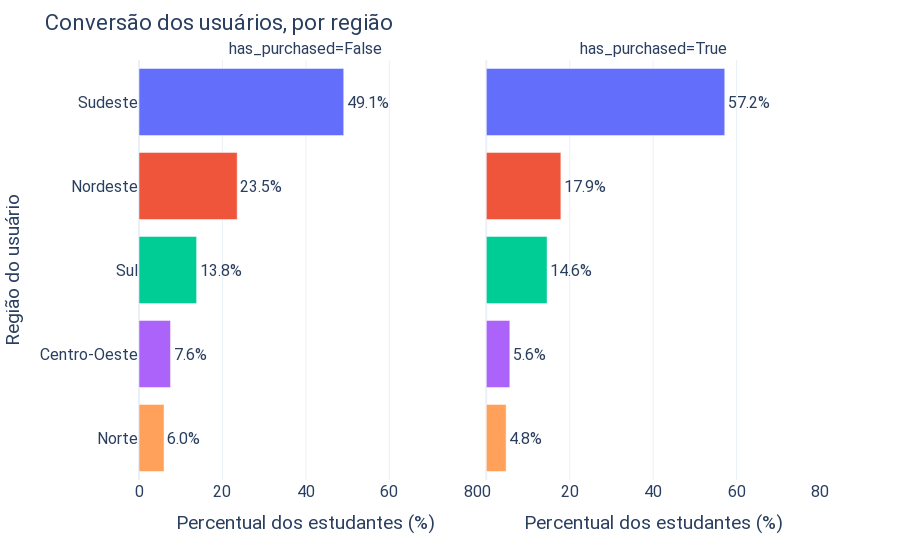

This figure's notebook cell:
### Code cell
df = summ_df\
        .groupby(['region', 'has_purchased'], as_index=False)\
        .agg({'student_id':'count'})\
        .sort_values(by='student_id', ascending=False)

df.loc[:, 'total'] = df.groupby(['has_purchased'])['student_id'].transform('sum')
df.loc[:, 'percent'] = 100*df['student_id']/df['total']

fig = px.bar(df, y='region', x='percent', facet_col='has_purchased', color='region')
fig.update_traces(texttemplate='%{x:.1f}%', textposition='outside')
fig.update_xaxes(matches=None, title='Percentual dos estudantes (%)', range=[0,80])

fig.update_layout(title='Conversão dos usuários, por região', 
                  yaxis_title='Região do usuário',
                  showlegend=False
                 )
plot(fig)

### Figure 1 — Plotly figure (JSON) as saved in the notebook; plotly's stock layout.template omitted (floating-point values rounded to 4 significant figures)
{"data": [{"alignmentgroup": "True", "hovertemplate": "region=%{y}<br>has_purchased=False<br>percent=%{x}<extra></extra>", "legendgroup": "Sudeste", "marker": {"color": "#636efa"}, "name": "Sudeste", "offsetgroup": "Sudeste", "orientation": "h", "showlegend": true, "textposition": "outside", "texttemplate": "%{x:.1f}%", "type": "bar", "x": [49.08], "xaxis": "x", "y": ["Sudeste"], "yaxis": "y"}, {"alignmentgroup": "True", "hovertemplate": "region=%{y}<br>has_purchased=True<br>percent=%{x}<extra></extra>", "legendgroup": "Sudeste", "marker": {"color": "#636efa"}, "name": "Sudeste", "offsetgroup": "Sudeste", "orientation": "h", "showlegend": false, "textposition": "outside", "texttemplate": "%{x:.1f}%", "type": "bar", "x": [57.17], "xaxis": "x2", "y": ["Sudeste"], "yaxis": "y2"}, {"alignmentgroup": "True", "hovertemplate": "region=%{y}<br>has_purchased=False<br>percent=%{x}<extra></extra>", "legendgroup": "Nordeste", "marker": {"color": "#EF553B"}, "name": "Nordeste", "offsetgroup": "Nordeste", "orientation": "h", "showlegend": true, "textposition": "outside", "texttemplate": "%{x:.1f}%", "type": "bar", "x": [23.54], "xaxis": "x", "y": ["Nordeste"], "yaxis": "y"}, {"alignmentgroup": "True", "hovertemplate": "region=%{y}<br>has_purchased=True<br>percent=%{x}<extra></extra>", "legendgroup": "Nordeste", "marker": {"color": "#EF553B"}, "name": "Nordeste", "offsetgroup": "Nordeste", "orientation": "h", "showlegend": false, "textposition": "outside", "texttemplate": "%{x:.1f}%", "type": "bar", "x": [17.87], "xaxis": "x2", "y": ["Nordeste"], "yaxis": "y2"}, {"alignmentgroup": "True", "hovertemplate": "region=%{y}<br>has_purchased=False<br>percent=%{x}<extra></extra>", "legendgroup": "Sul", "marker": {"color": "#00cc96"}, "name": "Sul", "offsetgroup": "Sul", "orientation": "h", "showlegend": true, "textposition": "outside", "texttemplate": "%{x:.1f}%", "type": "bar", "x": [13.81], "xaxis": "x", "y": ["Sul"], "yaxis": "y"}, {"alignmentgroup": "True", "hovertemplate": "region=%{y}<br>has_purchased=True<br>percent=%{x}<extra></extra>", "legendgroup": "Sul", "marker": {"color": "#00cc96"}, "name": "Sul", "offsetgroup": "Sul", "orientation": "h", "showlegend": false, "textposition": "outside", "texttemplate": "%{x:.1f}%", "type": "bar", "x": [14.57], "xaxis": "x2", "y": ["Sul"], "yaxis": "y2"}, {"alignmentgroup": "True", "hovertemplate": "region=%{y}<br>has_purchased=False<br>percent=%{x}<extra></extra>", "legendgroup": "Centro-Oeste", "marker": {"color": "#ab63fa"}, "name": "Centro-Oeste", "offsetgroup": "Centro-Oeste", "orientation": "h", "showlegend": true, "textposition": "outside", "texttemplate": "%{x:.1f}%", "type": "bar", "x": [7.558], "xaxis": "x", "y": ["Centro-Oeste"], "yaxis": "y"}, {"alignmentgroup": "True", "hovertemplate": "region=%{y}<br>has_purchased=True<br>percent=%{x}<extra></extra>", "legendgroup": "Centro-Oeste", "marker": {"color": "#ab63fa"}, "name": "Centro-Oeste", "offsetgroup": "Centro-Oeste", "orientation": "h", "showlegend": false, "textposition": "outside", "texttemplate": "%{x:.1f}%", "type": "bar", "x": [5.636], "xaxis": "x2", "y": ["Centro-Oeste"], "yaxis": "y2"}, {"alignmentgroup": "True", "hovertemplate": "region=%{y}<br>has_purchased=False<br>percent=%{x}<extra></extra>", "legendgroup": "Norte", "marker": {"color": "#FFA15A"}, "name": "Norte", "offsetgroup": "Norte", "orientation": "h", "showlegend": true, "textposition": "outside", "texttemplate": "%{x:.1f}%", "type": "bar", "x": [6.005], "xaxis": "x", "y": ["Norte"], "yaxis": "y"}, {"alignmentgroup": "True", "hovertemplate": "region=%{y}<br>has_purchased=True<br>percent=%{x}<extra></extra>", "legendgroup": "Norte", "marker": {"color": "#FFA15A"}, "name": "Norte", "offsetgroup": "Norte", "orientation": "h", "showlegend": false, "textposition": "outside", "texttemplate": "%{x:.1f}%", "type": "bar", "x": [4.75], "xaxis": "x2", "y": ["Norte"], "yaxis": "y2"}], "layout": {"annotations": [{"font": {}, "showarrow": false, "text": "has_purchased=False", "x": 0.245, "xanchor": "center", "xref": "paper", "y": 1, "yanchor": "bottom", "yref": "paper"}, {"font": {}, "showarrow": false, "text": "has_purchased=True", "x": 0.755, "xanchor": "center", "xref": "paper", "y": 1, "yanchor": "bottom", "yref": "paper"}], "barmode": "relative", "font": {"family": "Roboto", "size": 16}, "legend": {"title": {"text": "region"}, "tracegroupgap": 0}, "margin": {"t": 60}, "showlegend": false, "title": {"text": "Conversão dos usuários, por região"}, "xaxis": {"anchor": "y", "domain": [0, 0.49], "range": [0, 80], "title": {"text": "Percentual dos estudantes (%)"}}, "xaxis2": {"anchor": "y2", "domain": [0.51, 1], "range": [0, 80], "title": {"text": "Percentual dos estudantes (%)"}}, "yaxis": {"anchor": "x", "categoryarray": ["Norte", "Centro-Oeste", "Sul", "Nordeste", "Sudeste"], "categoryorder": "array", "domain": [0, 1], "title": {"text": "Região do usuário"}}, "yaxis2": {"anchor": "x2", "domain": [0, 1], "matches": "y", "showticklabels": false}}}
